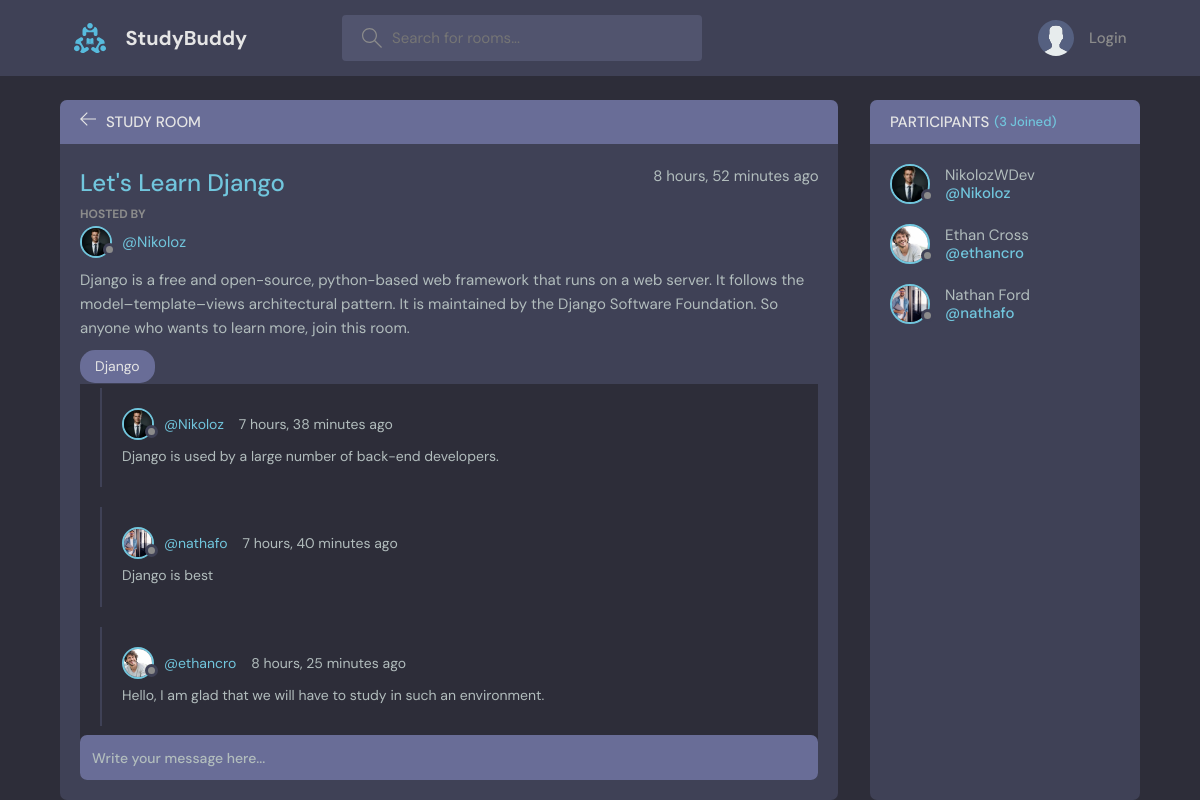
The page /room/4/ on the database its author committed.
### base/models.py (models this page shows, shortened)
class Room(models.Model):
    host = models.ForeignKey(User, on_delete=models.SET_NULL, null=True)
    topic = models.ForeignKey(Topic, on_delete=models.SET_NULL, null=True)
    name = models.CharField(max_length=60)
    description = models.TextField(null=True, blank=True)
    participants = models.ManyToManyField(User, related_name='participants', blank=True)
    created = models.DateTimeField(auto_now_add=True)
    updated = models.DateTimeField(auto_now=True)
    class Meta:
        ordering = ['-updated', '-created']

class User(AbstractUser):
    name = models.CharField(max_length=30, null=True)
    email = models.EmailField(unique=True, null=True)
    bio = models.TextField(null=True)
    avatar = models.ImageField(null=True, default='avatar.svg')
    USERNAME_FIELD = 'email'
    REQUIRED_FIELDS = []

class Topic(models.Model):
    name = models.CharField(max_length=200)
    def __str__(self):
        return self.name

class Message(models.Model):
    user = models.ForeignKey(User, on_delete=models.CASCADE)
    room = models.ForeignKey(Room, on_delete=models.CASCADE)
    body = models.TextField()
    created = models.DateTimeField(auto_now_add=True)
    updated = models.DateTimeField(auto_now=True)
    class Meta:
        ordering = ['-created']

### base/views.py (the view, shortened to what this page needs)
# urls.py: path('room/<int:pk>/', room, name='room'),
def room(request, pk):
    room = Room.objects.get(id=pk)
    room_messages = room.message_set.all()
    participants = room.participants.all()
    context = {'room': room, 'room_messages': room_messages, 'participants': participants}
    return render(request, 'room.html', context)

### templates/room.html (shortened to what this page needs)
{% extends 'main.html' %}
{% block content %}
    <main class="profile-page layout layout--2">
      <div class="container">
        <div class="room">
          <div class="room__top">
            <div class="room__topLeft">
              <a href="{% url 'home' %}">
                <svg version="1.1" xmlns="http://www.w3.org/2000/svg" width="32" height="32" viewBox="0 0 32 32">
                  <title>arrow-left</title>
                  <path
                    d="M13.723 2.286l-13.723 13.714 13.719 13.714 1.616-1.611-10.96-10.96h27.625v-2.286h-27.625l10.965-10.965-1.616-1.607z"
                  ></path>
                </svg>
              </a>
              <h3>Study Room</h3>
            </div>
          </div>
          <div class="room__box scroll">
            <div class="room__header scroll">
              <div class="room__info">
                <h3>{{ room.name }}</h3>
                <span>{{ room.created|timesince }} ago</span>
              </div>
              <div class="room__hosted">
                <p>Hosted By</p>
                <a href="{% url 'user-profile' room.host.id %}" class="room__author">
                  <div class="avatar avatar--small">
                    <img src="{{ room.host.avatar.url }}" />
                  </div>
                  <span>@{{ room.host.username }}</span>
                </a>
              </div>
              <div class="room__details">
                {{ room.description }}
              </div>
              <span class="room__topics">{{ room.topic }}</span>
            </div>
            <div class="room__conversation">
              <div class="threads scroll">
                {% for message in room_messages %}
                <div class="thread">
                  <div class="thread__top">
                    <div class="thread__author">
                      <a href="{% url 'user-profile' message.user.id %}" class="thread__authorInfo">
                        <div class="avatar avatar--small">
                          <img src="{{ message.user.avatar.url }}" />
                        </div>
                        <span>@{{ message.user.username }}</span>
                      </a>
                      <span class="thread__date">{{ message.created|timesince }} ago</span>
                    </div>
                  </div>
                  <div class="thread__details">
                    {{ message.body }}
                  </div>
                </div>
                {% endfor %}
              </div>
            </div>
          </div>
          <div class="room__message">
            <form method="POST" action="">
              <input name="body" placeholder="Write your message here..." />
            </form>
          </div>
        </div>
        <div class="participants">
          <h3 class="participants__top">Participants <span>({{ participants.count }} Joined)</span></h3>
          <div class="participants__list scroll">
            {% for user in participants %}
            <a href="{% url 'user-profile' user.id %}" class="participant">
              <div class="avatar avatar--medium">
                <img src="{{ user.avatar.url }}" />
              </div>
              <p>
                {{ user.name }}
                <span>@{{ user.username }}</span>
              </p>
            </a>
            {% endfor %}
          </div>
        </div>
      </div>
    </main>
{% endblock %}

### rows shown on the page
Room: name "Let's Learn Django", created "8 hours, 52 minutes", host.avatar (picture), host.username "Nikoloz", description "Django is a free and open-source, python-based web framework that runs on a web server. It follows the model–template–views architectural pattern. It is maintained by the Django Software Foundation. So anyone who wants to learn more, join this room.", topic "Django"
Message: user.avatar (picture), user.username "Nikoloz", created "7 hours, 38 minutes", body "Django is used by a large number of back-end developers."
Message: user.avatar (picture), user.username "nathafo", created "7 hours, 40 minutes", body "Django is best"
Message: user.avatar (picture), user.username "ethancro", created "8 hours, 25 minutes", body "Hello, I am glad that we will have to study in such an environment."
User: avatar (picture), name "NikolozWDev", username "Nikoloz"
User: avatar (picture), name "Ethan Cross", username "ethancro"
User: avatar (picture), name "Nathan Ford", username "nathafo"

### other values the page prints
{{ participants.count }} "3"
